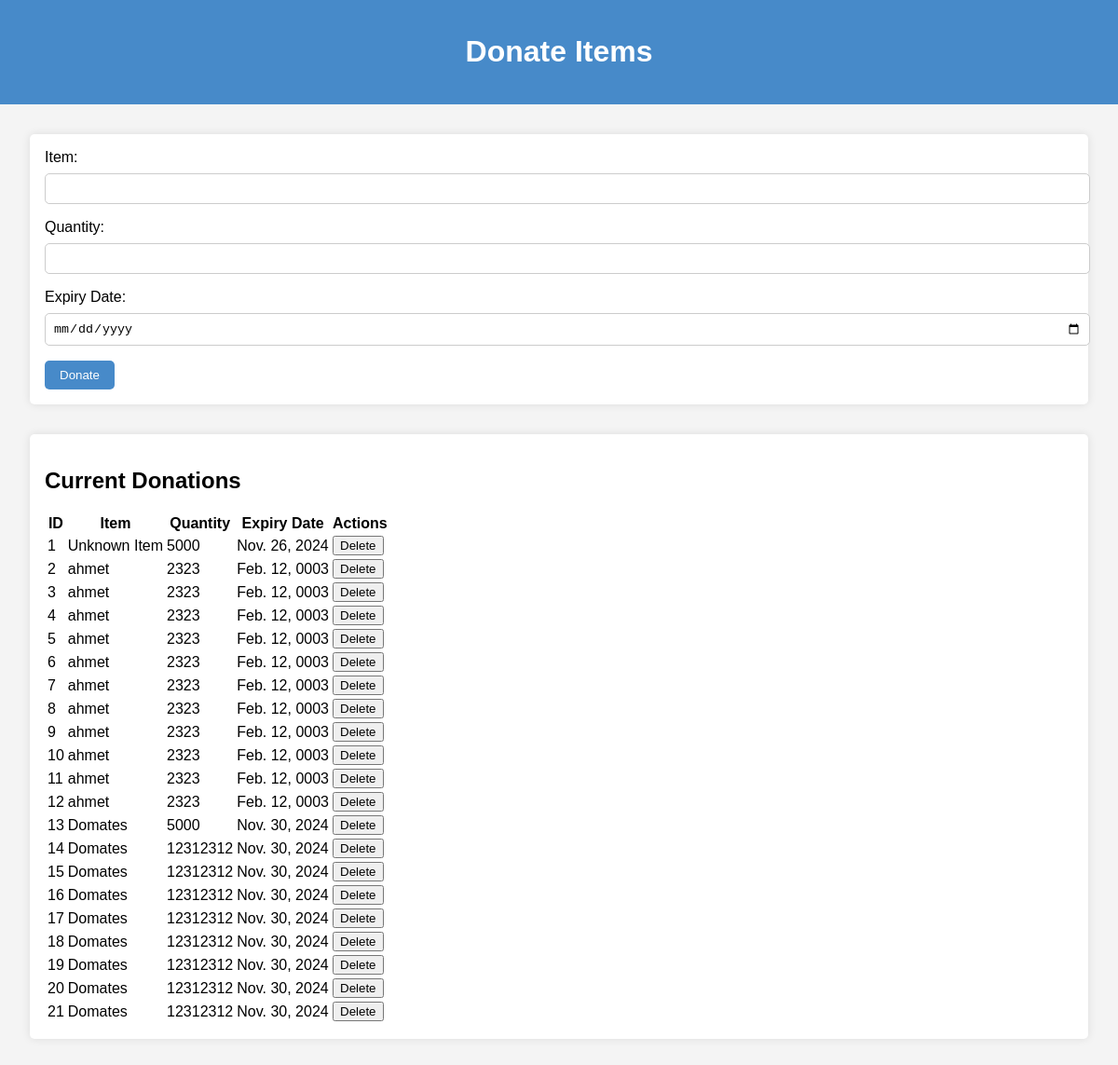
The page /donate on the database as committed earlier.
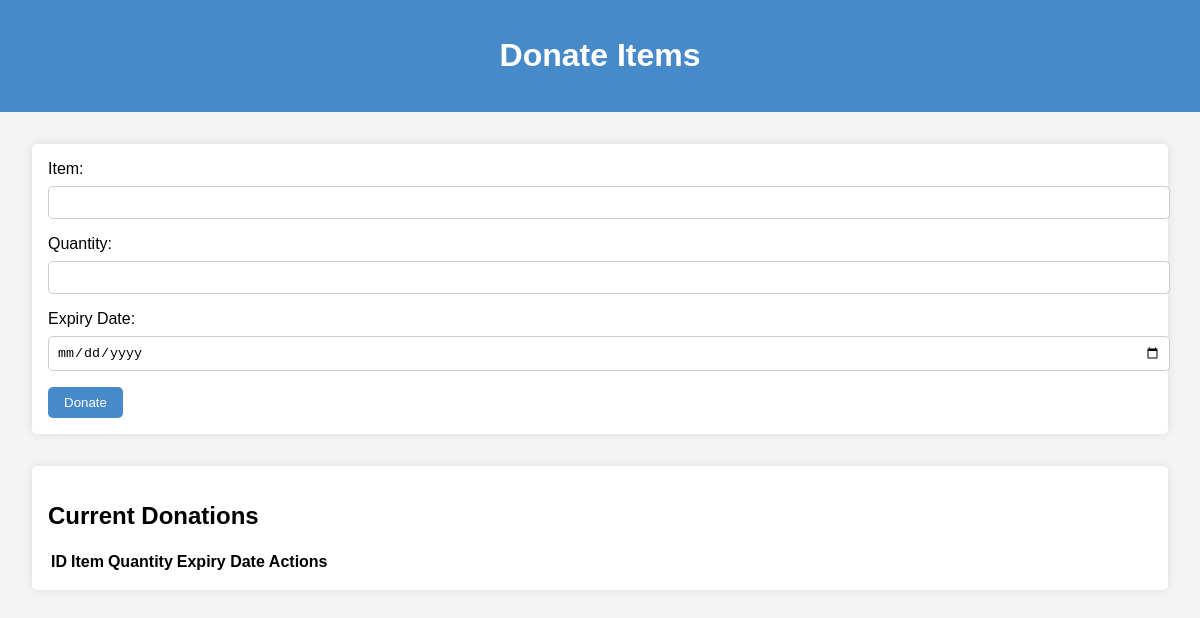
The same page on the database as committed later.
### foodrescue/models.py (models this page shows, shortened)
class Donation(models.Model):
    id = models.AutoField(primary_key=True)
    item_name = models.CharField(max_length=100, default='Unknown Item')
    quantity = models.IntegerField()
    expiry_date = models.DateField()
    @classmethod
    def get_current_donations(cls):
        return cls.objects.all()

### foodrescueapp/views.py (the view, shortened to what this page needs)
# urls.py: path('donate', views.create_donation_view, name='donate'),
def create_donation_view(request):
    donations = models.Donation.get_current_donations()
    return render(request, 'app/donate.html', {'donations': donations})

### templates/app/donate.html (shortened to what this page needs)
{% load static %}
<!DOCTYPE html>
<html lang="en">
<head>
    <link rel="stylesheet" href="{% static 'css/donate.css' %}">
</head>
<body>
    <header>
        <h1>Donate Items</h1>
    </header>
    <main>
        <section class="donate-form">
            <form id="donateForm" method="post">
                <label for="item">Item:</label>
                <input type="text" id="item" name="item" required>
                <label for="quantity">Quantity:</label>
                <input type="number" id="quantity" name="quantity" required>
                <label for="expiryDate">Expiry Date:</label>
                <input type="date" id="expiryDate" name="expiry_date" required>
                <button type="submit">Donate</button>
            </form>
        </section>
        <section class="donations-list">
            <h2>Current Donations</h2>
            <table id="donationsTable">
                <thead>
                    <tr>
                        <th>ID</th>
                        <th>Item</th>
                        <th>Quantity</th>
                        <th>Expiry Date</th>
                        <th>Actions</th>
                    </tr>
                </thead>
                <tbody>
                    {% for donation in donations %}
                        <tr>
                            <td>{{ donation.id }}</td>
                            <td>{{ donation.item_name }}</td>
                            <td>{{ donation.quantity }}</td>
                            <td>{{ donation.expiry_date }}</td>
                            <td>
                                <form method="post" action="{% url 'delete_donation' donation.id %}">
                                    <button type="submit">Delete</button>
                                </form>
                            </td>
                        </tr>
                    {% endfor %}
                </tbody>
            </table>
        </section>
    </main>
</body>
</html>

### static/css/donate.css (style rules this page uses)
body { font-family: Arial, sans-serif; background-color: #f4f4f4; margin: 0; padding: 0; }
header { background-color: #478ac9; color: white; padding: 1rem; text-align: center; }
main { padding: 2rem; }
.donate-form { background-color: white; padding: 1rem; border-radius: 5px; box-shadow: 0 0 10px rgba(0, 0, 0, 0.1); margin-bottom: 2rem; }
.donate-form label { display: block; margin-bottom: 0.5rem; }
.donate-form input { width: 100%; padding: 0.5rem; margin-bottom: 1rem; border: 1px solid #ccc; border-radius: 5px; }
.donate-form button { background-color: #478ac9; color: white; padding: 0.5rem 1rem; border: none; border-radius: 5px; cursor: pointer; }
.donations-list { background-color: white; padding: 1rem; border-radius: 5px; box-shadow: 0 0 10px rgba(0, 0, 0, 0.1); }

Rows that differ between the two databases and show on the page:
removed Donation: id "1", item_name "Unknown Item", quantity "5000", expiry_date "Nov. 26, 2024"
removed Donation: id "2", item_name "ahmet", quantity "2323", expiry_date "Feb. 12, 0003"
removed Donation: id "3", item_name "ahmet", quantity "2323", expiry_date "Feb. 12, 0003"
removed Donation: id "4", item_name "ahmet", quantity "2323", expiry_date "Feb. 12, 0003"
removed Donation: id "5", item_name "ahmet", quantity "2323", expiry_date "Feb. 12, 0003"
removed Donation: id "6", item_name "ahmet", quantity "2323", expiry_date "Feb. 12, 0003"
removed Donation: id "7", item_name "ahmet", quantity "2323", expiry_date "Feb. 12, 0003"
removed Donation: id "8", item_name "ahmet", quantity "2323", expiry_date "Feb. 12, 0003"
removed Donation: id "9", item_name "ahmet", quantity "2323", expiry_date "Feb. 12, 0003"
removed Donation: id "10", item_name "ahmet", quantity "2323", expiry_date "Feb. 12, 0003"
removed Donation: id "11", item_name "ahmet", quantity "2323", expiry_date "Feb. 12, 0003"
removed Donation: id "12", item_name "ahmet", quantity "2323", expiry_date "Feb. 12, 0003"
removed Donation: id "13", item_name "Domates", quantity "5000", expiry_date "Nov. 30, 2024"
removed Donation: id "14", item_name "Domates", quantity "12312312", expiry_date "Nov. 30, 2024"
removed Donation: id "15", item_name "Domates", quantity "12312312", expiry_date "Nov. 30, 2024"
removed Donation: id "16", item_name "Domates", quantity "12312312", expiry_date "Nov. 30, 2024"
removed Donation: id "17", item_name "Domates", quantity "12312312", expiry_date "Nov. 30, 2024"
removed Donation: id "18", item_name "Domates", quantity "12312312", expiry_date "Nov. 30, 2024"
removed Donation: id "19", item_name "Domates", quantity "12312312", expiry_date "Nov. 30, 2024"
removed Donation: id "20", item_name "Domates", quantity "12312312", expiry_date "Nov. 30, 2024"
removed Donation: id "21", item_name "Domates", quantity "12312312", expiry_date "Nov. 30, 2024"
